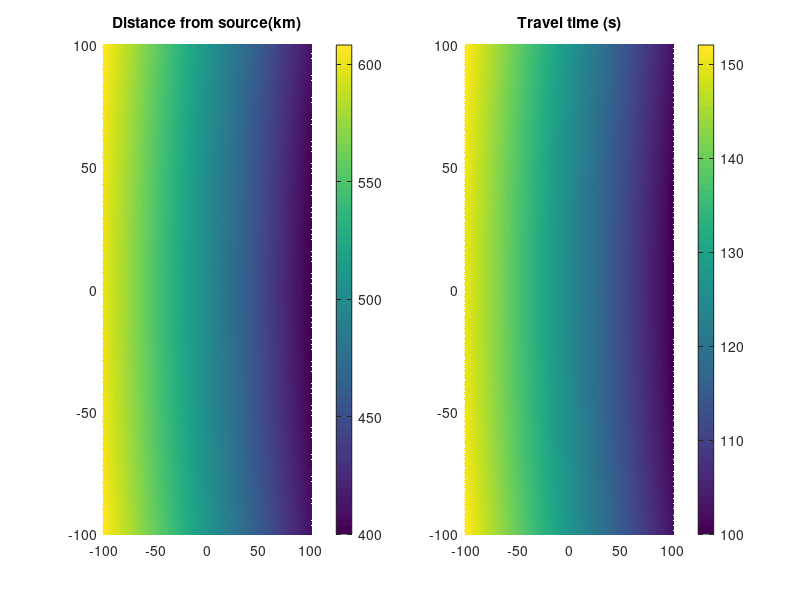
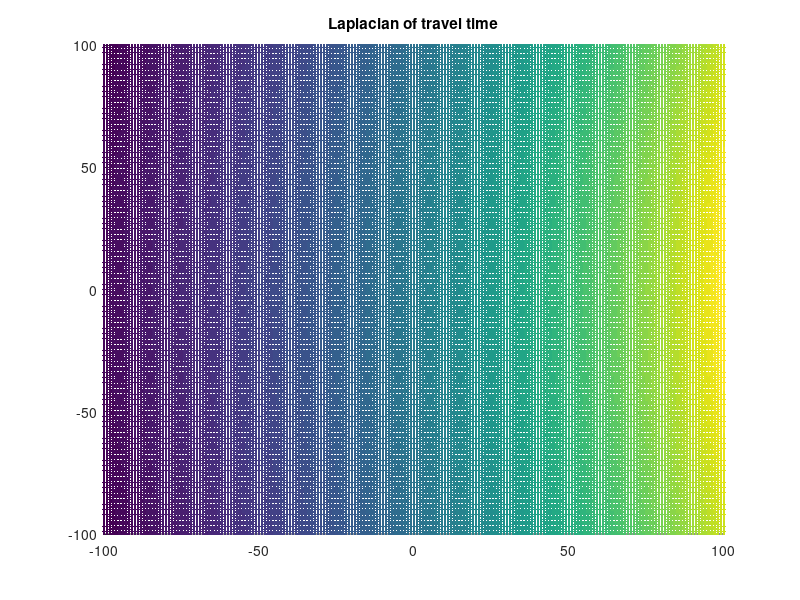

Write the MATLAB code that produced these figures, in order.
clear; clc; close all;

%%%%%%%%%%%%%%%%%%%%%%
% SETUP PARAMS HERE
%%%%%%%%%%%%%%%%%%%%%%
phvel=4;
X = [-100:1:100];
Y = [-100:1:100];
sourcex=500;sourcey=0;
%%%%%%%%%%%%%%%%%%%%%%
[XX2,YY2] = meshgrid(X,Y);
XX=XX2(:);
YY=YY2(:);
distlist = sqrt((XX-sourcex).^2+(YY-sourcey).^2);
distlist_2d = sqrt((XX2-sourcex).^2+(YY2-sourcey).^2);
ttime = distlist./phvel;
ttime_2d = distlist_2d./phvel;
Lap_time = del2(ttime_2d,1);

figure(1)
subplot(1,2,1)
scatter(XX,YY,5,distlist,'filled')
title('Distance from source(km)')
colorbar
subplot(1,2,2)
scatter(XX,YY,5,ttime,'filled')
title('Travel time (s)')
colorbar

% Calculate the laplacian
figure(2)
scatter(XX,YY,5,Lap_time(:),'filled')
title('Laplacian of travel time')

[FX,FY] = gradient(ttime);